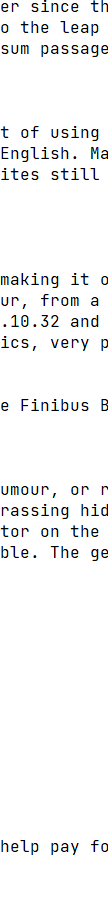
#> input picture testdir/2/3/METHOD1/METHOD1_14_1335x68.png, 108 x 917 px; its folder holds 4 pictures in this run
$ python method1.py testdir/2/3/METHOD1/METHOD1_14_1335x68.png testdir/2/3/METHOD1/METHOD1_7_945x68.png testdir/2/3/METHOD1/METHOD1_8_1065x68.png 5
#> lines starting #> are read from the running program, lines starting #| are printed output that depends on the picture
from PIL import Image, ImageOps, ImageChops
from numpy.ctypeslib import ndpointer

import faulthandler
import numpy as np
import ctypes as ct
import pyautogui
import os

import sys # only for this demonstration to take cmdline args
IMAGE1 = sys.argv[1]
IMAGE2 = sys.argv[2]
ABSPATH = sys.argv[3]
SAVEFLAG = bool(int(sys.argv[4]))

faulthandler.enable()
bits_per_pixel = 8

class BoundingBox:
	def __init__(self, x, y, width, height):
		self.x = x
		self.y = y
		self.width = width
		self.height = height
		self.pixels = [] # empty initially

	def fill(self, sourceImage):
		for currY in range(self.y, self.y + self.height):
			self.pixels.append([])
			for currX in range(self.x, self.x + self.width):
				self.pixels[currY - self.y].append(sourceImage.getpixel((currX,currY)))

def openBoundingBoxes(boundingBoxArray, bpp=None):
	global bits_per_pixel

	if bpp is None:
		bpp = bits_per_pixel
	elif bpp != bits_per_pixel:
		#bcmtest.change_bits_per_pixel(bpp)
		bits_per_pixel = bpp

	count = 0
	for boundingBox in boundingBoxArray:
		if boundingBox.width > 0 and boundingBox.height > 0:
			arr = np.array(boundingBox.pixels, dtype=np.uint8)

			count += 1
			newImage = Image.new("RGB",(boundingBox.width, boundingBox.height))
			yCount = -1
			xCount = -1
			for yArr in boundingBox.pixels:
				yCount += 1
				xCount = -1
				for xTup in yArr:
					xCount += 1
					newImage.putpixel((xCount, yCount), xTup)

			if SAVEFLAG:
				print("Saving from Method 1...")
				newImage.save("{absPath}/METHOD1/METHOD1_{number}_{x}x{y}.png".format(absPath=ABSPATH, number=count, x=boundingBox.x, y=boundingBox.y))
			"""bcmtest.draw_grayscale_array(
				boundingBox.width, boundingBox.height, bpp, arr
			)"""

# CHANGE IMAGE ADDRESSES TO COMPARE DIFFERENT IMAGES
oldScreenshot = Image.open(IMAGE1)
#> oldScreenshot is the input picture: PIL image 108x917 RGB; mean R, G, B 244.8, 244.7, 244.7
newScreenshot = Image.open(IMAGE2)
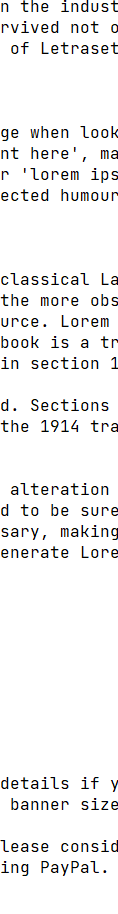
#> input picture testdir/2/3/METHOD1/METHOD1_7_945x68.png, 118 x 914 px
#> newScreenshot is the input picture: PIL image 118x914 RGB; mean R, G, B 240.4, 240.4, 240.4
diff = ImageChops.difference(oldScreenshot, newScreenshot)
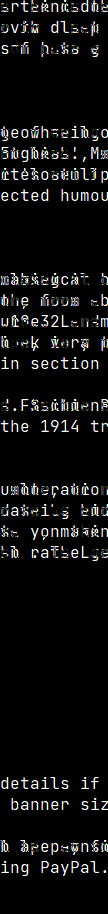
#> diff: PIL image 108x914 RGB; mean R, G, B 15.9, 16.1, 15.9
diff.save("diff.png")

columnHasSomething = False
xMin = diff.width
#> xMin = 108
yMin = diff.height
#> yMin = 914
xMax = yMax = 0
boundingBoxArray = []
countSince = 0
for x in range(diff.width):
	columnHasSomething = False
	for y in range(diff.height):
		currPixel = diff.getpixel((x,y))
		if currPixel != (0,0,0):
			columnHasSomething = True
			countSince = 0
		if columnHasSomething:
			if currPixel != (0,0,0):
				if xMin > x:
					xMin = x
				if xMax < x:
					xMax = x
				if yMin > y:
					yMin = y
				if yMax < y:
					yMax = y
	if columnHasSomething:
		if currPixel != (0,0,0):
			if xMin > x:
				xMin = x
			if xMax < x:
				xMax = x
	else:
		countSince += 1
		if countSince == 1:
			boundingBoxArray.append(BoundingBox(xMin, yMin, xMax-xMin, yMax-yMin))
			yMin = diff.height
			xMin = diff.width
			yMax = xMax = 0
		else:
			pass
#> after the loop, boundingBoxArray = []

for boundingBox in boundingBoxArray:
	boundingBox.fill(newScreenshot)
#> this loop made 0 passes

openBoundingBoxes(boundingBoxArray)
#> after the loop in openBoundingBoxes, `for boundingBox in boundingBoxArray:`: count = 0
